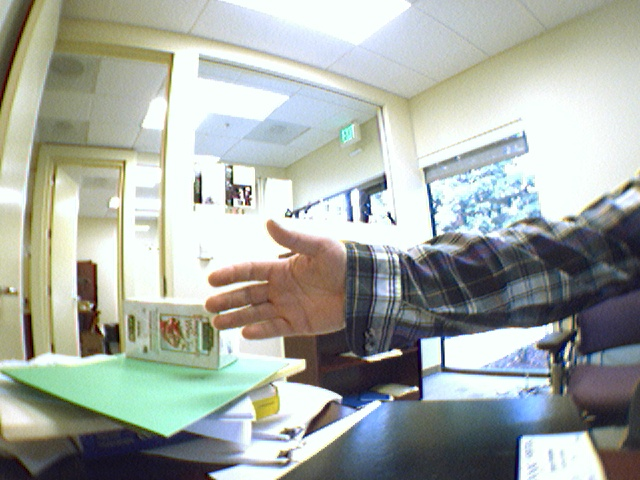
#> input picture image/OpticalFlow0.jpg, 640 x 480 px, found by its file name
$ python sample5-2.py
#> lines starting #> are read from the running program, lines starting #| are printed output that depends on the picture
#> further down, src is the input picture: shape (480, 640, 3); mean B, G, R 164.4, 171.2, 165.4
import cv2
import numpy as np

def sum_rgb(src):
	b,g,r = cv2.split(src)
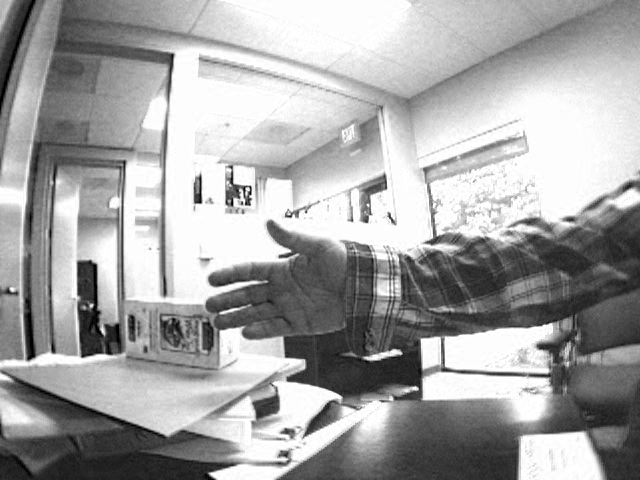
#> b: shape (480, 640); min 0, max 255, mean 164.4
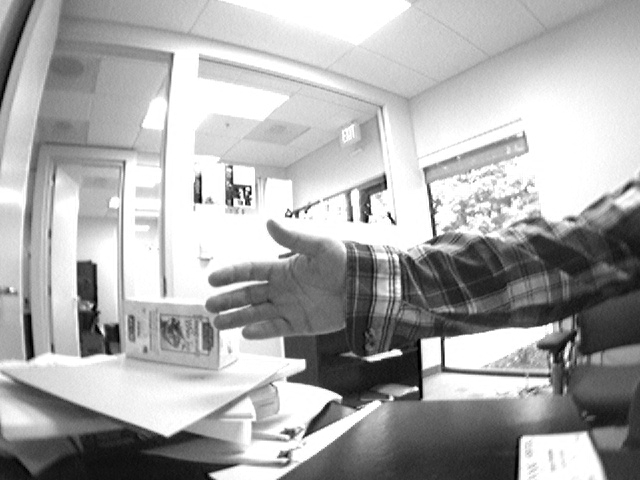
#> g: shape (480, 640); min 0, max 255, mean 171.2
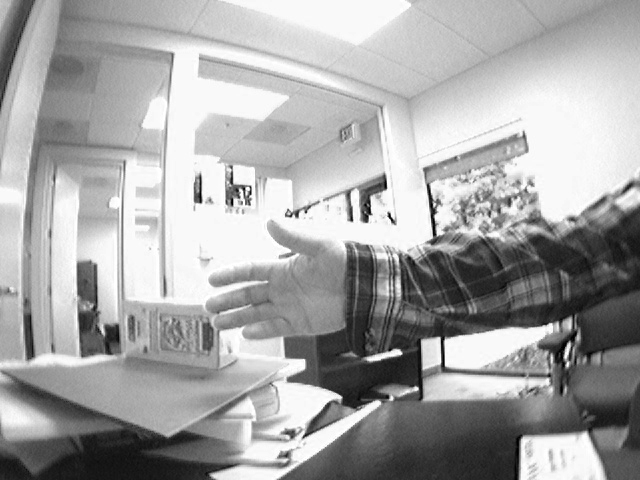
#> r: shape (480, 640); min 0, max 255, mean 165.4

	s = np.zeros(src.shape,dtype=np.uint8)
	dst = np.zeros(src.shape, dtype=np.uint8)
	s = cv2.addWeighted(r, 1./3., g, 1./3., 0.0)
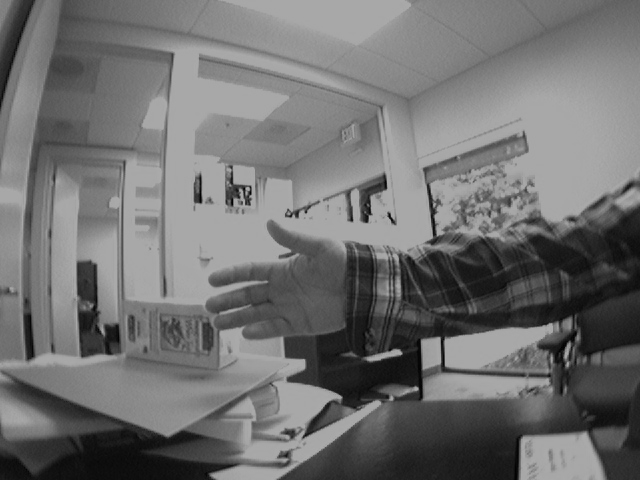
#> s: shape (480, 640); min 0, max 170, mean 112.2
	s = cv2.addWeighted(s, 2./3., b, 1./3., 0.0)
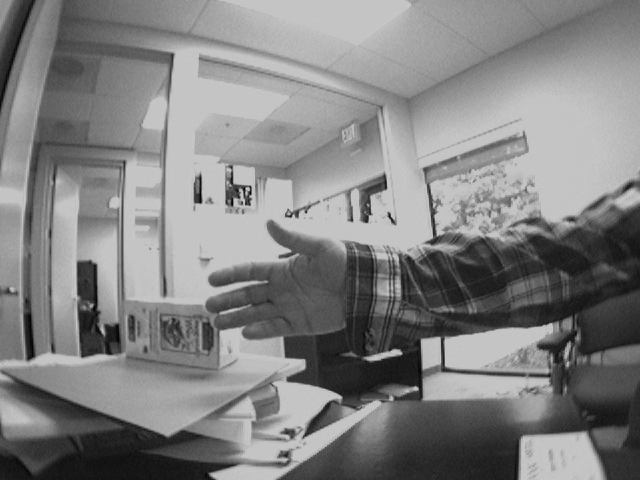
#> s: shape (480, 640); min 1, max 198, mean 129.6

	ret, dst = cv2.threshold(s, 100, 100, cv2.THRESH_TRUNC)
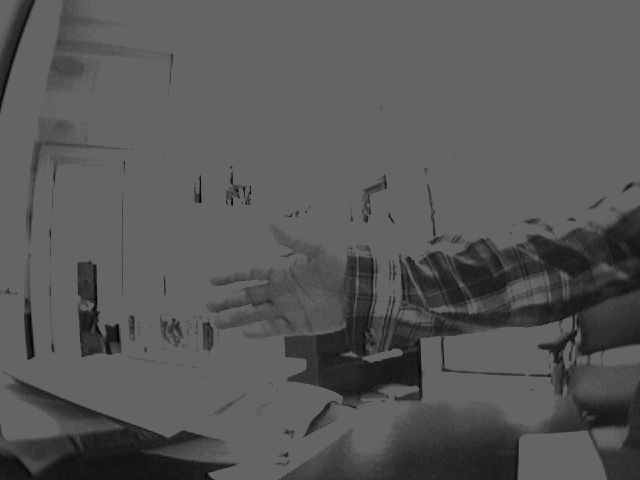
#> dst: shape (480, 640); min 1, max 100, mean 87
	return dst

if __name__ == '__main__':
	namedwindow = "example"
	ll = './image/OpticalFlow0.jpg'

	cv2.namedWindow(namedwindow,1)

	src = cv2.imread(ll)
	dst = sum_rgb(src)

	cv2.imshow(namedwindow,dst)

	while True:
		c = cv2.waitKey(10)
#> (key Esc is pressed here)
		if c == 27:
			break

#> (the run stopped early here; a loop or call above may not have finished)

$ run again, with image/OpticalFlow1.jpg copied over image/OpticalFlow0.jpg
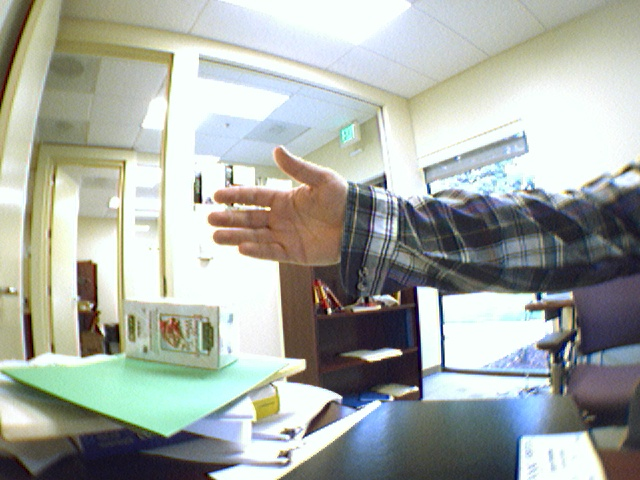
#> input picture image/OpticalFlow1.jpg, 640 x 480 px, found by its file name
#> src is the input picture: shape (480, 640, 3); mean B, G, R 164.8, 171.5, 166.5
#> in sum_rgb, `s = cv2.addWeighted(s, 2./3., b, 1./3., 0.0)`:
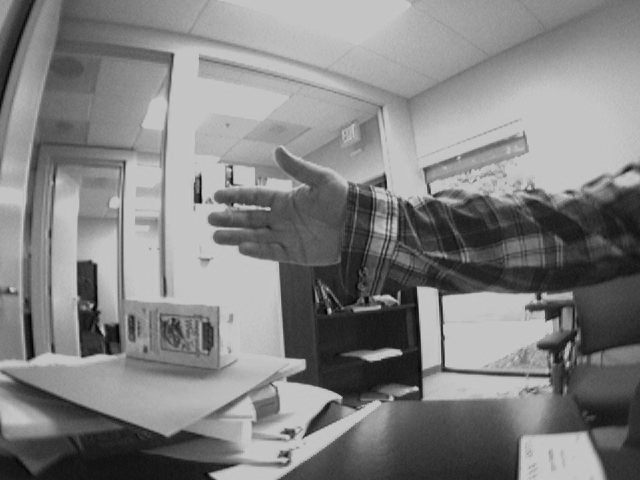
#> s: shape (480, 640); min 0, max 198, mean 130
#> in sum_rgb, `ret, dst = cv2.threshold(s, 100, 100, cv2.THRESH_TRUNC)`:
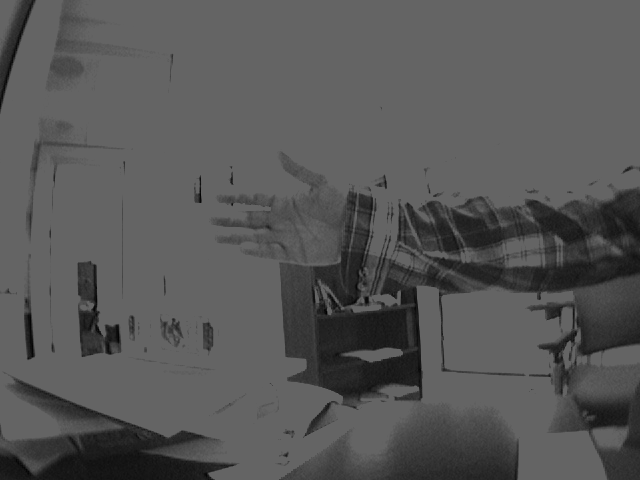
#> dst: shape (480, 640); min 0, max 100, mean 86.6

$ run again, with image/BlueCup.jpg copied over image/OpticalFlow0.jpg
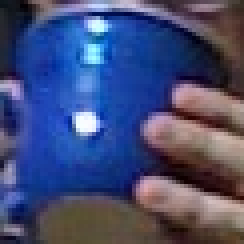
#> input picture image/BlueCup.jpg, 61 x 61 px, found by its file name (shown 4 times larger)
#> src is the input picture: shape (61, 61, 3); mean B, G, R 117.6, 76.4, 68
#> in sum_rgb, `b,g,r = cv2.split(src)`:
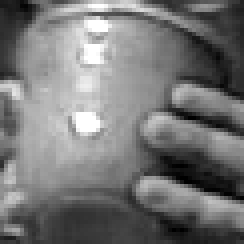
#> b: shape (61, 61) (shown 4 times larger); min 0, max 255, mean 117.6
#> in sum_rgb, `ret, dst = cv2.threshold(s, 100, 100, cv2.THRESH_TRUNC)`:
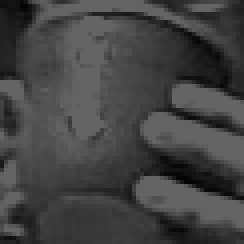
#> dst: shape (61, 61) (shown 4 times larger); min 3, max 100, mean 66.9
